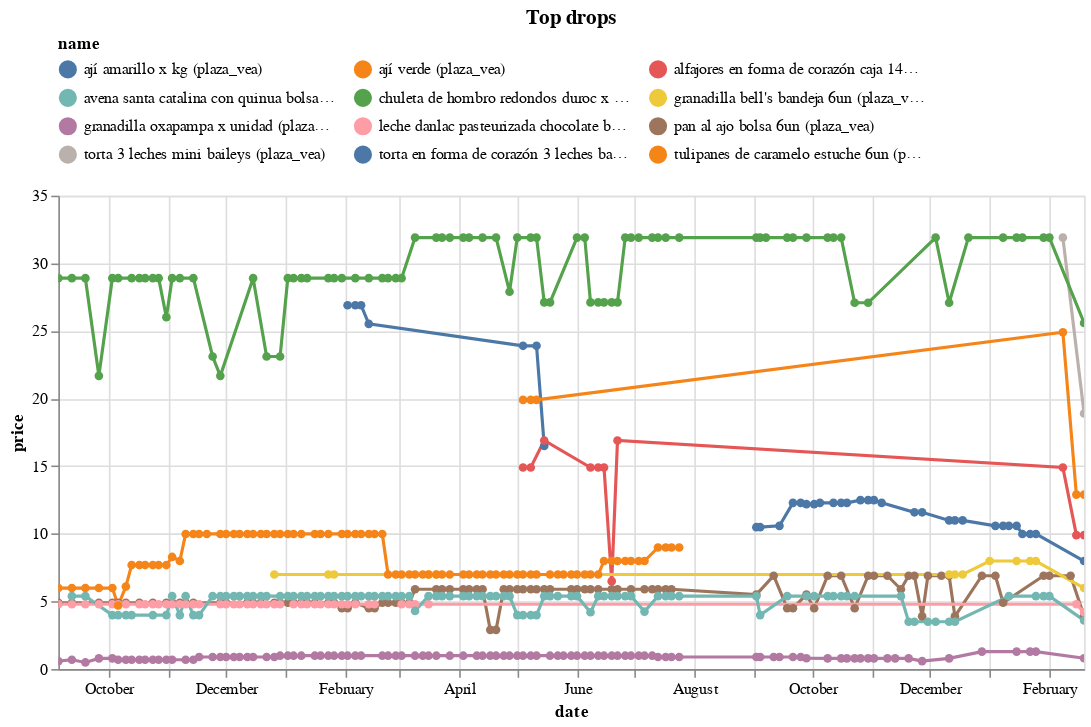

The cell this chart's notebook holds for it:
### Code cell
(top_changes
 .sort_values('change')
 .head(10)
 .pipe(plot_changes, 'Top drops')
)

### Figure 1 — Vega-Lite specification as saved in the notebook (floating-point values rounded to 4 significant figures; data arrays with more than 128 entries replaced by an {"elided": "..."} marker saying what was removed)
{"config": {"view": {"continuousWidth": 300, "continuousHeight": 300}, "legend": {"columns": 3, "orient": "top"}}, "data": {"name": "data-004ab01463f243963ae56856b3c97dd0"}, "mark": {"type": "line", "point": true}, "encoding": {"color": {"field": "name", "scale": {"domain": ["ají amarillo x kg (plaza_vea)", "ají verde (plaza_vea)", "alfajores en forma de corazón caja 14un (plaza_vea)", "avena santa catalina con quinua bolsa 280g (plaza_vea)", "chuleta de hombro redondos duroc x kg (plaza_vea)", "granadilla bell's bandeja 6un (plaza_vea)", "granadilla oxapampa x unidad (plaza_vea)", "leche danlac pasteurizada chocolate botella 250ml (plaza_vea)", "pan al ajo bolsa 6un (plaza_vea)", "torta 3 leches mini baileys (plaza_vea)", "torta en forma de corazón 3 leches baileys petit (plaza_vea)", "tulipanes de caramelo estuche 6un (plaza_vea)"]}, "type": "nominal"}, "tooltip": [{"field": "name", "type": "nominal"}, {"field": "price", "type": "quantitative"}, {"field": "last_price", "type": "quantitative"}], "x": {"field": "date", "type": "temporal"}, "y": {"field": "price", "type": "quantitative"}}, "params": [{"name": "param_3", "select": {"type": "point", "fields": ["name"]}, "bind": "legend"}, {"name": "param_4", "select": {"type": "interval", "encodings": ["x", "y"]}, "bind": "scales"}], "title": "Top drops", "transform": [{"filter": {"param": "param_3"}}], "width": 650, "$schema": "https://vega.github.io/schema/vega-lite/v5.16.3.json", "datasets": {"data-004ab01463f243963ae56856b3c97dd0": {"elided": "571 records"}}}
